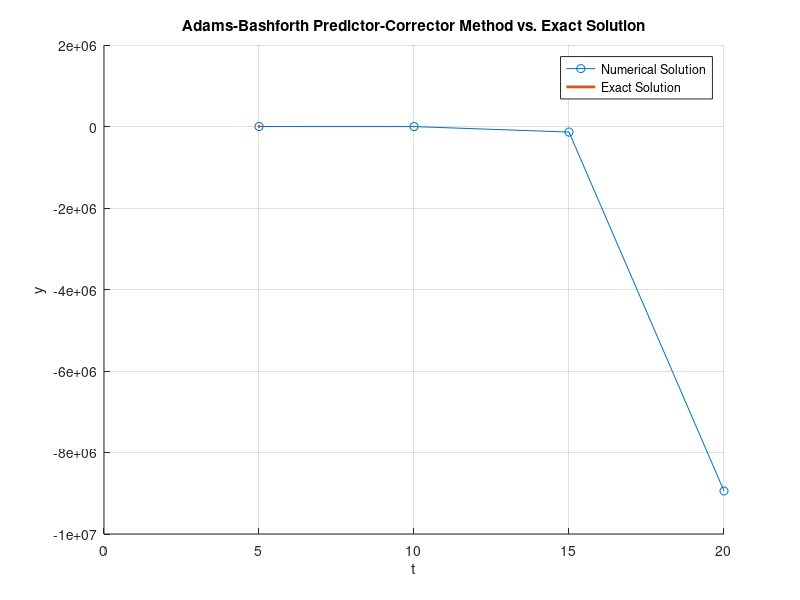

Source code (MATLAB):
% Adams-Bashforth Predictor Corrector Method
 % Approximate the solution to the initial-value problem
 % dy/dt=y-t^2+1 ; 0<=t<=2 ; y(0)=0.5;

 f = @(t,y) (y-t^2+1);
 exact_solution = @(t) (1+t)^2-0.5*exp(t);
 a = input('Enter left end ponit, a:  ');
 b = input('Enter right end point, b:  ');
 h = input('Enter the step size, h: ');                
 alpha = input('Enter the initial condition, alpha:  ');
 
 n = round((b-a)/h);
 t(1) = a;
 w(1) = alpha;
 fprintf('t \t\t w\n')
 fprintf('%5.4f  %11.8f\n', t(1), w(1));

 for i = 1:3 
    t(i+1) = t(i)+h;
    k1 = h*f(t(i), w(i));
    k2 = h*f(t(i)+0.5*h, w(i)+0.5*k1);
    k3 = h*f(t(i)+0.5*h, w(i)+0.5*k2);
    k4 = h*f(t(i+1), w(i)+k3);
    w(i+1) = w(i)+(k1+2.0*(k2+k3)+k4)/6.0;
    fprintf('%5.4f  %11.8f\n', t(i+1), w(i+1));
 end

 for i = 4:n 
    t0 = a+i*h;
    part1 = 55.0*f(t(4),w(4))-59.0*f(t(3),w(3))+37.0*f(t(2),w(2));
    part2 = -9.0*f(t(1),w(1));
    w0 = w(4)+h*(part1+part2)/24.0;
    part1 = 9.0*f(t0,w0)+19.0*f(t(4),w(4))-5.0*f(t(3),w(3))+f(t(2),w(2));
    w0 = w(4)+h*(part1)/24.0;
    fprintf('%5.4f  %11.8f\n', t0, w0);
    for j = 1:3 
       t(j) = t(j+1);
       w(j) = w(j+1);
    end
    t(4) = t0;
    w(4) = w0;
 end
 % Plotting
figure;
hold on;

% Plot numerical solution
plot(t, w, '-o', 'DisplayName', 'Numerical Solution');

% Plot exact solution
t_exact = a:0.01:b;  % Choose points for a smoother plot
y_exact = arrayfun(exact_solution, t_exact);
plot(t_exact, y_exact, 'LineWidth', 2, 'DisplayName', 'Exact Solution');

xlabel('t');
ylabel('y');
title('Adams-Bashforth Predictor-Corrector Method vs. Exact Solution');
legend('Location', 'Best');
grid on;

hold off;